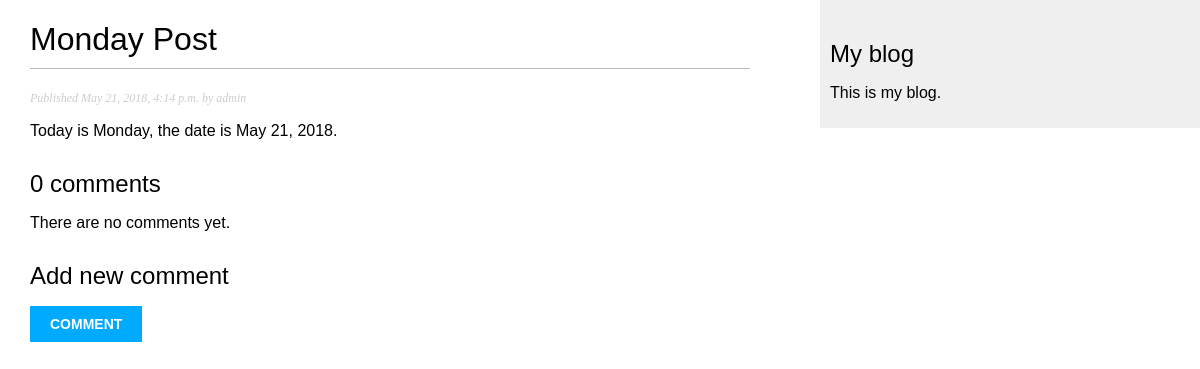
/blog/2018/05/21/monday-post/, run on the app's committed database.
### blog/models.py (models this page shows, shortened)
class Post(models.Model):
    STATUS_CHOICES = (
        ('draft', 'Draft'),
        ('published', 'Published'),
    )
    title = models.CharField(max_length=250)
    slug = models.SlugField(max_length=250, unique_for_date='publish')
    author = models.ForeignKey(User, related_name='blog_post')
    body = models.TextField()
    publish = models.DateTimeField(default=timezone.now)
    created = models.DateTimeField(auto_now_add=True)
    updated = models.DateTimeField(auto_now=True)
    status = models.CharField(max_length=10, choices=STATUS_CHOICES, default='draft')
    class Meta:
        ordering = ('-publish',)
    objects = models.Manager()    # The default manager.
    published = PublishedManager() # Our custom manager.
    tags = TaggableManager() # Tags manager

### blog/views.py (the view)
def post_detail(request, year, month, day, post):
    post = get_object_or_404(Post, slug=post, status='published',
                                    publish__year=year,
                                    publish__month=month,
                                    publish__day=day)
    comments = post.comments.filter(active=True)
    if request.method =='POST':
        comment_form = CommentForm(data=request.POST)
        if comment_form.is_valid():
            new_comment = comment_form.save(commit=False)
            new_comment.post = post
            new_comment.save()
            comment_form = CommentForm()
    else:
        comment_form = CommentForm()
    return render(request, 'blog/post/detail.html', {'post': post,
                                                    'comments': comments,
                                                    'comment_form': comment_form})

### blog/templates/blog/post/detail.html (shortened to what this page needs)
{% extends "blog/base.html" %}
{% block content %}
    <h1>{{ post.title }}</h1>
    <p class="date">Published {{ post.publish }} by {{ post.author }}</p>
    {{ post.body|linebreaks }}
    {% with comments.count as total_comments %}
        <h2>
            {{ total_comments }} comment{{ total_comments|pluralize }}
        </h2>
    {% endwith %}
    {% for comment in comments %}
        <div class="comment">
            <p class="info">
                Commented by {{ comment.name }} -
                {{ comment.created }}
            </p>
            {{ comment.body|linebreaks }}
        </div>
        {% empty %}
        <p> There are no comments yet.</p>
    {% endfor %}
    {% if new_comment %}
        <h2>Your comment has been added.</h2>
    {% else %}
        <h2>Add new comment</h2>
        <form action="." method="post">
            <p><input type="submit" value="Comment"></p>
        </form>
    {% endif %}
{% endblock %}

### blog/static/css/blog.css (style rules this page uses)
body { margin:0; padding:0; font-family:helvetica, sans-serif; }
h1 { font-weight:normal; border-bottom:1px solid #bbb; padding:0 0 10px 0; }
h2 { font-weight:normal; margin:30px 0 0; }
p.date { color:#ccc; font-family: georgia, serif; font-size: 12px; font-style: italic; }
input, textarea { clear:both; float:left; margin:0 0 10px; background:#ededed; border:0; padding:6px 10px; font-size:12px; }
input[type=submit] { font-weight:bold; background:#00abff; color:#fff; padding:10px 20px; font-size:14px; text-transform:uppercase; }

### data on the page
Post: title "Monday Post", publish "May 21, 2018, 4:14 p.m.", author "admin", body "Today is Monday, the date is May 21, 2018."

### other printed values
{{ total_comments }} "0"
